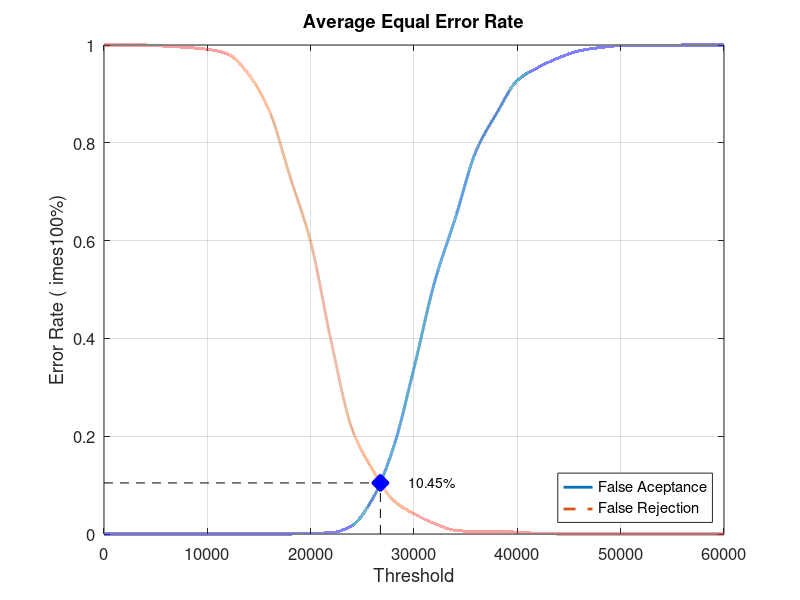
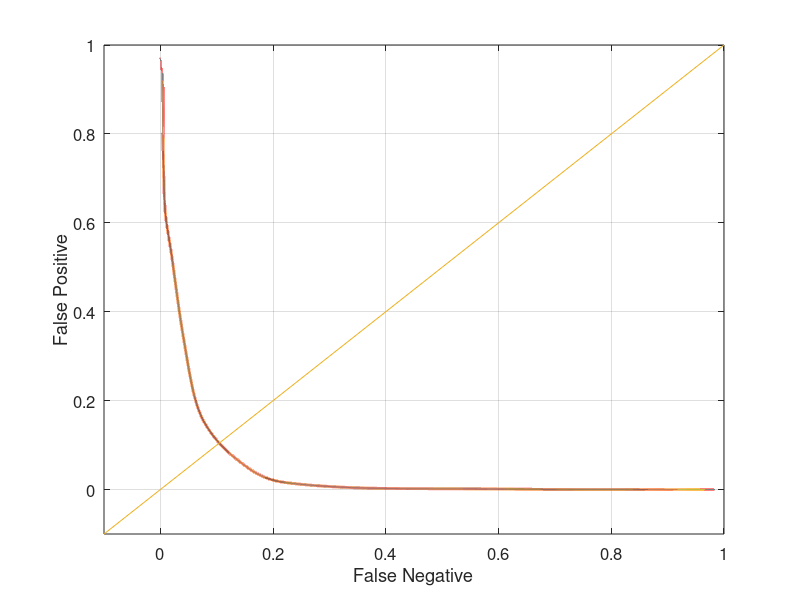

Reproduce these figures in MATLAB, in order.
close all;
clear;
clc;
x = 0:2000:60000;
xq = 0:0.5:60000;

y0 = [0 0 0 0 0 0 0 0 0 0 0.00131579 0.00263158 0.0171053 0.0723684 0.176316 0.339474 0.515789 0.646053 0.782895 0.860526 0.927632 0.953947 0.973684 0.988158 0.994737 0.998684 0.998684 0.998684 1 1 1]
yy0 = interp1(x, y0, xq, 'pchip');
y1 = [1 1 1 0.9975 0.995 0.99125 0.98125 0.94 0.865 0.73125 0.5975 0.3925 0.215 0.13125 0.06875 0.04125 0.02125 0.0075 0.005 0.005 0.00375 0.00125 0 0 0 0 0 0 0 0 0]
yy1 = interp1(x, y1, xq, 'pchip');

% Calculating EER: 
y2 = abs(y0 - y1);
find(y2 == min(y2))
yy2 = abs(yy0 - yy1);
xEER = find(yy2 == min(yy2));
xEERIndex = xq(xEER) % X-axis EER
yEER = yy0(xEER) % Y-axis EER

main = figure
plot(xq, yy0,'-','LineWidth', 2);	hold on
plot(xq, yy1,'--','LineWidth', 2);	hold on
plot([xEERIndex xEERIndex], [0 yEER], 'k--');	hold on
plot([0 xEERIndex], [yEER yEER], 'k--');	hold on
plot(xEERIndex, yEER, 'bx', 'LineWidth', 10);	hold on
text(xEERIndex + 10 * xEERIndex / 100, yEER, [num2str(round((10000 * yEER)) / 100) '%'])
legend('False Aceptance', 'False Rejection', 'Location', 'SouthEast')
xlabel('Threshold')
ylabel('Error Rate (	imes100%)')
title('Average Equal Error Rate')
set(gca, 'FontSize', 12)
axis([0 60000 0 1])
grid on

print(main, 'Experiment1AverageMain', '-dpng');
FNRxFPR = figure('Color', [1 1 1]);
plot(yy1, yy0, '-', yy1, yy0, 'LineWidth', 2);
hold on
y = -0.1:0.1:1
plot(y, y); 
set(gca, 'FontSize', 12)
xlabel('False Negative')
ylabel('False Positive')
axis([-0.1 1 -0.1 1])
set(gca, 'FontSize', 12)
grid on

print(FNRxFPR, 'Experiment1AverageFNRxFPR','-dpng');
